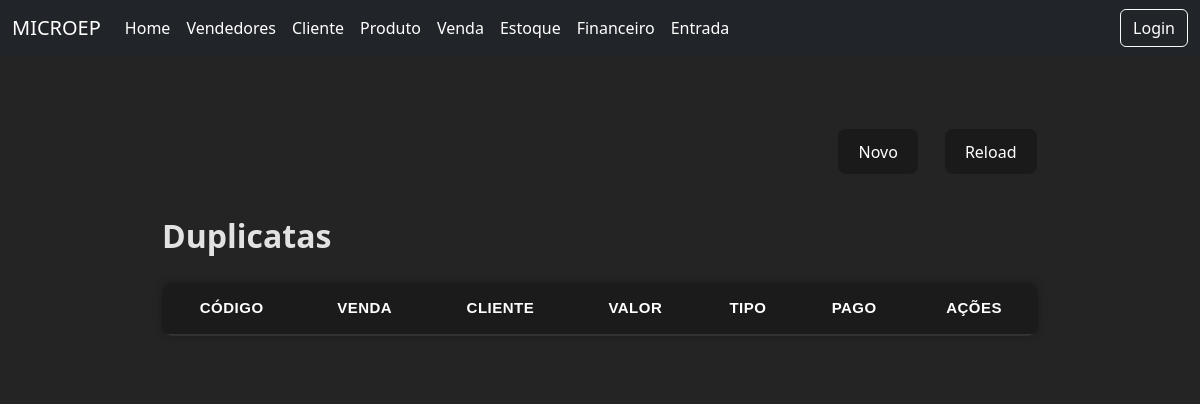
The page /duplicatas/ on the database as committed earlier.
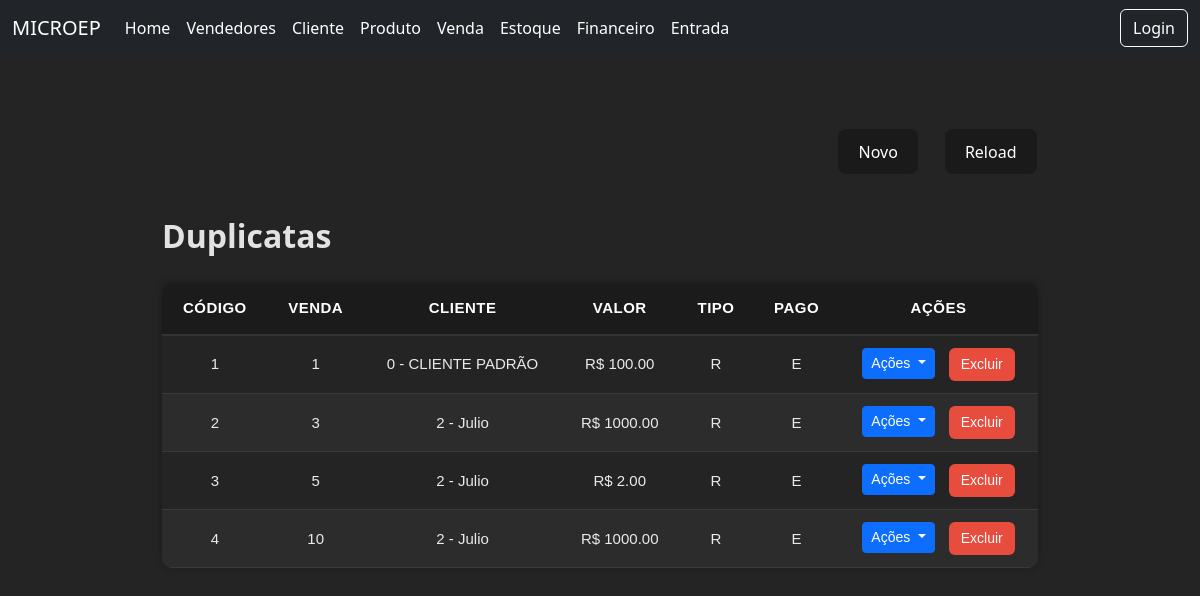
The same page on the database as committed later.
### core/models.py (models this page shows)
class Duplicata(models.Model):
    TIPO_CHOICES = [
        ('P','PAGAR'),
        ('R','RECEBER'),
    ]
    PAGO_CHOICES = [
        ('P','PAGO'),
        ('E','EM ABERTO'),
        ('A','ATRASADO'),
    ]
    cliente = models.ForeignKey(Cliente,on_delete=models.CASCADE)
    venda = models.ForeignKey(Venda,on_delete=models.CASCADE)
    valor = models.DecimalField(decimal_places=2,max_digits=8)
    tipo = models.CharField(max_length=1,choices=TIPO_CHOICES,default='R')
    pago = models.CharField(max_length=1,choices=PAGO_CHOICES,default='E')

class Venda(models.Model):
    codigo = models.IntegerField()
    cliente = models.ForeignKey(Cliente, on_delete=models.PROTECT)
    vendedor = models.ForeignKey(Vendedor, on_delete=models.PROTECT)
    valor = models.DecimalField(max_digits=10,decimal_places=2)
    def __str__(self):
        return f"{self.codigo}"

class Cliente(models.Model):
    codigo = models.IntegerField()
    nome = models.CharField(max_length=100)
    def __str__(self):
        return f"{self.codigo} - {self.nome}"

### core/views.py (the view)
# urls.py: path('duplicatas/',views.duplicataview,name='duplicatas'),
def duplicataview(request):
    duplicatas = Duplicata.objects.all()
    return render(request,'modelos/duplicata.html',{'duplicatas':duplicatas})

### core/templates/modelos/duplicata.html (shortened to what this page needs)
<!DOCTYPE html>
<html lang="pt-br">
<head>
    {% load static %}
    <link rel="stylesheet" href="{% static 'duplicata.css' %}">
</head>
<body>
    {% include 'components/navbar.html'%}
      <div class="divcentral">
        <div class="controlebuttons">
            <div class="buttonsalign">
                <button class="buttonp">
                    <a href="/">Novo</a>
                </button>
                <button class="buttonp">
                    <a href="{% url 'duplicatas' %}">Reload</a>
                </button>
            </div>
        </div>
        <div class="grid">
            <h2 class="boldtext">Duplicatas</h2>
            <table class="tabela-vendedores">
                <thead>
                    <tr>
                        <th class="colunmgrid text-center">Código </th>
                        <th class="text-center">Venda </th>
                        <th class="text-center">Cliente</th>
                        <th class="text-center">Valor </th>
                        <th class="text-center">Tipo </th>
                        <th class="text-center" >Pago</th>
                        <th class="text-center">Ações</th>
                    </tr>
                </thead>
                <tbody>
                    {% for d in duplicatas %}
                    <tr>
                        <td class="text-center">{{ d.id }}</td>
                        <td class="text-center">{{ d.venda }}</td>
                        <td class="text-center">{{ d.cliente }}</td>
                        <td class="text-center" >R$ {{d.valor}}</td>
                        <td class="text-center">{{ d.tipo }}</td>
                        <td class="text-center">{{ d.pago }}</td>
                        <td class="text-center d-flex justify-content-center gap-2">
                            <div class=" dropdown">
                                <button class="btn btn-primary btn-sm dropdown-toggle" type="button" data-bs-toggle="dropdown" aria-expanded="false">
                                    Ações
                                </button>
                            </div>
                            <a href="{% url 'removerduplicata' d.id %}" class="btn-delete">
                                Excluir
                            </a>
                        </td>
                    </tr>
                    {% endfor %}
                </tbody>
            </table>
        </div>
    </div>
</body>
</html>

Rows that differ between the two databases and show on the page:
added Duplicata: id "1", venda "1", cliente "0 - CLIENTE PADRÃO", valor "100.00", tipo "R", pago "E"
added Duplicata: id "2", venda "3", cliente "2 - Julio", valor "1000.00", tipo "R", pago "E"
added Duplicata: id "3", venda "5", cliente "2 - Julio", valor "2.00", tipo "R", pago "E"
added Duplicata: id "4", venda "10", cliente "2 - Julio", valor "1000.00", tipo "R", pago "E"
